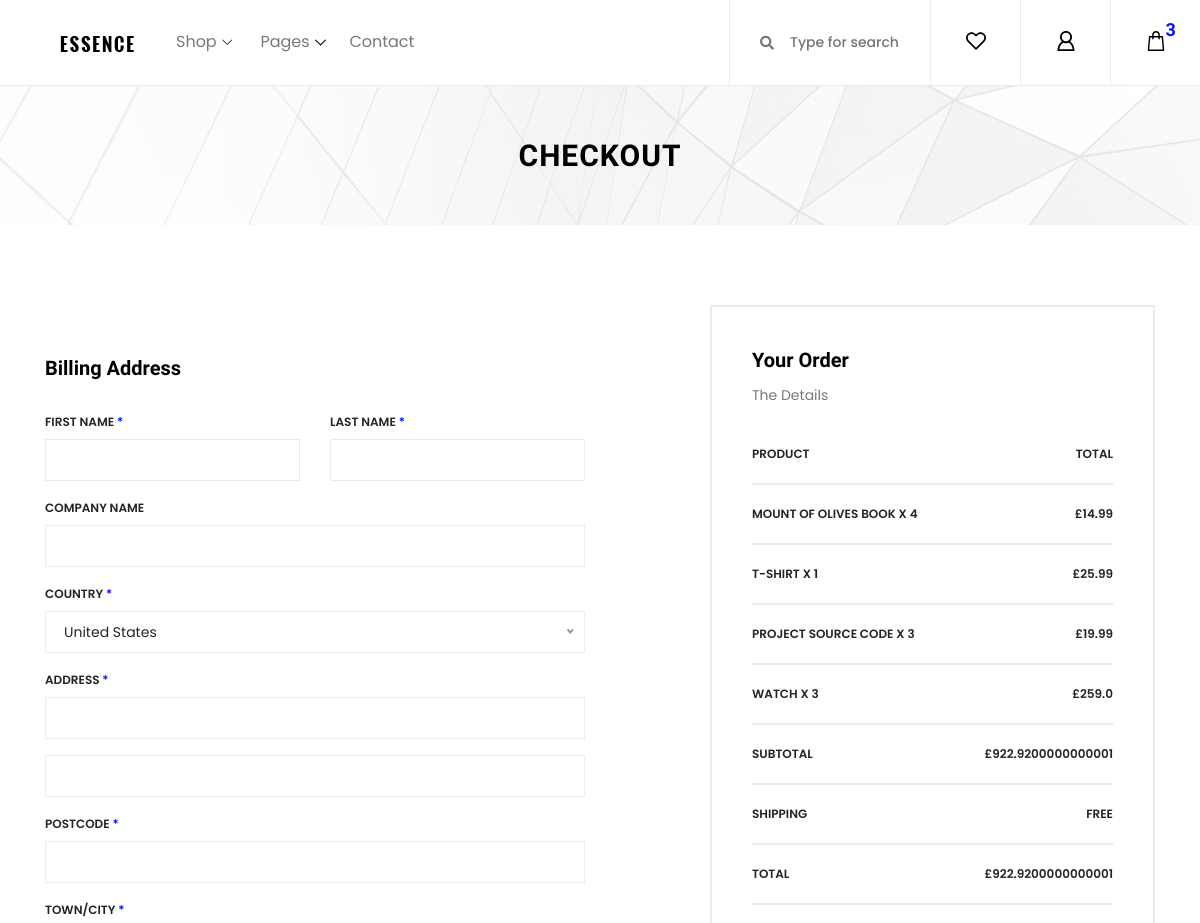
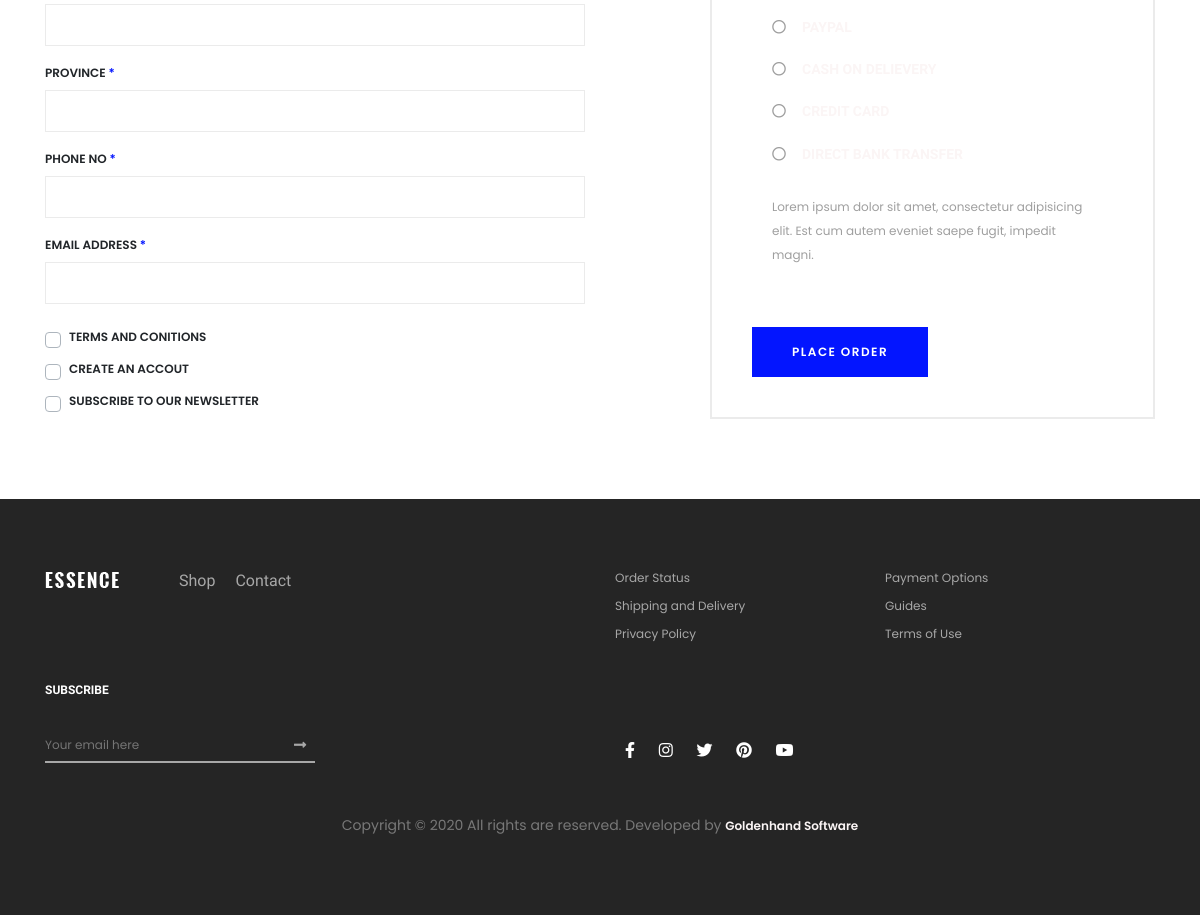
Screenshot of /checkout/ (signed in) with the database file from the repository (2 pictures, top to bottom).
### store/models.py (models this page shows, shortened)
class OrderItem(models.Model):
    product = models.OneToOneField(Product, on_delete=models.SET_NULL, null=True, blank=True) #dont like this reverse shit
    order = models.ForeignKey(Order, related_name="order_items", on_delete=models.SET_NULL, null=True, blank=True)
    quantity = models.IntegerField(default=0, null=True, blank=True)
    date_added = models.DateTimeField(auto_now_add=True)
    @property
    def get_total(self):
        return self.product.price * self.quantity

class Product(models.Model):
    category = models.ForeignKey(Category, on_delete=models.SET_NULL, null=True, blank=True)
    name = models.CharField(max_length=100, null=True)
    price = models.FloatField()
    model_number = models.CharField(max_length=100, null=True, unique=True)
    date_added = models.DateTimeField(auto_now_add=True, null=True, blank=True)

### store/views.py (the view)
# urls.py: path("checkout/", views.checkout, name="checkout"),
def checkout(request):
    if request.user.is_authenticated:
        customer = request.user.customer
        order, created = Order.objects.get_or_create(customer=customer, complete=False)
        order_items = order.order_items.all()
        order_total = {'total_price': order.get_cart_total_price, 'items_count': order.get_cart_items_count}
    else:
        order_items = []
        order_total = {'total_price': 0, 'items_count' : 0}
    context = {'items': order_items, 'total' : order_total }
    return render(request, "store/checkout.html", context)

### store/models.py (called while the page is built)
    @property
    def get_cart_total_price(self):
        orderitems = self.order_items.all()
        return sum([item.get_total for item in orderitems])

    @property
    def get_cart_items_count(self):
        orderitems = self.order_items.all()
        return sum([item.quantity for item in orderitems])

### templates/store/checkout.html (shortened to what this page needs)
{% extends 'base.html' %}
{% load static %}
{% block store %}
    {% include 'components/breadcrumbArea.html' with title="checkout" %}
    {% include 'components/checkoutArea.html' %}
{% endblock store %}

### templates/base.html (shortened to what this page needs)
{% load static %}
<!DOCTYPE html>
<html lang="en">
<head>
    <link rel="stylesheet" href="https://cdn.jsdelivr.net/npm/bootstrap@4.5.3/dist/css/bootstrap.min.css">
    <link rel="stylesheet" href="https://cdnjs.cloudflare.com/ajax/libs/jqueryui/1.12.1/jquery-ui.min.css" />
    <link rel="stylesheet" href="https://cdnjs.cloudflare.com/ajax/libs/font-awesome/5.15.1/css/all.min.css" />
    <link rel="stylesheet" href="https://cdnjs.cloudflare.com/ajax/libs/font-awesome/5.15.1/css/v4-shims.min.css" />
    <link rel="stylesheet" href="{% static 'css/core-style.css' %}">
</head>
<body>
    {% include 'components/navbar.html' %}
    {% block store %}
    {% endblock store %}
    {% include 'components/footer.html' %}
</body>
</html>

### templates/components/navbar.html (shortened to what this page needs)
{% load static %}
<header class="header_area">
    <div class="classy-nav-container breakpoint-off d-flex align-items-center justify-content-between">
        <nav class="classy-navbar" id="essenceNav">
            <a class="nav-brand" href="index.html"><img src="{% static 'img/core-img/logo.png' %}" alt=""></a>
            <div class="classy-menu">
                <div class="classynav">
                    <ul>
                        <li><a href="#">Shop</a>
                        </li>
                        <li><a href="#">Pages</a>
                        </li>
                        <li><a href="contact.html">Contact</a></li>
                    </ul>
                </div>
            </div>
        </nav>
        <div class="header-meta d-flex clearfix justify-content-end">
            <div class="search-area">
                <form action="#" method="post">
                    <input type="search" name="search" id="headerSearch" placeholder="Type for search">
                    <button type="submit"><i class="fa fa-search" aria-hidden="true"></i></button>
                </form>
            </div>
            <div class="favourite-area">
                <a href="#"><img src="{% static 'img/core-img/heart.svg' %}" alt=""></a>
            </div>
            <div class="user-login-info">
                <a href="#"><img src="{% static 'img/core-img/user.svg' %}" alt=""></a>
            </div>
            <div class="cart-area">
                <a href="#" id="essenceCartBtn"><img src="{% static 'img/core-img/bag.svg' %}" alt=""> <span>3</span></a>
            </div>
        </div>
    </div>
</header>

### templates/components/dynamicCart.html (shortened to what this page needs)
{% load static %}

### templates/components/breadcrumbArea.html
{% load static %}
<div class="breadcumb_area bg-img" style="background-image: url('{% static "img/bg-img/breadcumb.jpg" %}')">
    <div class="container h-100">
        <div class="row h-100 align-items-center">
            <div class="col-12">
                <div class="page-title text-center">
                    <h2>{{title}}</h2>
                </div>
            </div>
        </div>
    </div>
</div>

### templates/components/checkoutArea.html (shortened to what this page needs)
<div class="checkout_area section-padding-80">
    <div class="container">
        <div class="row">
            <div class="col-12 col-md-6">
                <div class="checkout_details_area mt-50 clearfix">
                    <div class="cart-page-heading mb-30">
                        <h5>Billing Address</h5>
                    </div>
                    <form action="#" method="post">
                        <div class="row">
                            <div class="col-md-6 mb-3">
                                <label for="first_name">First Name <span>*</span></label>
                                <input type="text" class="form-control" id="first_name" value="" required>
                            </div>
                            <div class="col-md-6 mb-3">
                                <label for="last_name">Last Name <span>*</span></label>
                                <input type="text" class="form-control" id="last_name" value="" required>
                            </div>
                            <div class="col-12 mb-3">
                                <label for="company">Company Name</label>
                                <input type="text" class="form-control" id="company" value="">
                            </div>
                            <div class="col-12 mb-3">
                                <label for="country">Country <span>*</span></label>
                            </div>
                            <div class="col-12 mb-3">
                                <label for="street_address">Address <span>*</span></label>
                                <input type="text" class="form-control mb-3" id="street_address" value="">
                                <input type="text" class="form-control" id="street_address2" value="">
                            </div>
                            <div class="col-12 mb-3">
                                <label for="postcode">Postcode <span>*</span></label>
                                <input type="text" class="form-control" id="postcode" value="">
                            </div>
                            <div class="col-12 mb-3">
                                <label for="city">Town/City <span>*</span></label>
                                <input type="text" class="form-control" id="city" value="">
                            </div>
                            <div class="col-12 mb-3">
                                <label for="state">Province <span>*</span></label>
                                <input type="text" class="form-control" id="state" value="">
                            </div>
                            <div class="col-12 mb-3">
                                <label for="phone_number">Phone No <span>*</span></label>
                                <input type="number" class="form-control" id="phone_number" min="0" value="">
                            </div>
                            <div class="col-12 mb-4">
                                <label for="email_address">Email Address <span>*</span></label>
                                <input type="email" class="form-control" id="email_address" value="">
                            </div>
                            <div class="col-12">
                                <div class="custom-control custom-checkbox d-block mb-2">
                                    <label class="custom-control-label" for="customCheck1">Terms and conitions</label>
                                </div>
                                <div class="custom-control custom-checkbox d-block mb-2">
                                    <label class="custom-control-label" for="customCheck2">Create an accout</label>
                                </div>
                                <div class="custom-control custom-checkbox d-block">
                                    <label class="custom-control-label" for="customCheck3">Subscribe to our newsletter</label>
                                </div>
                            </div>
                        </div>
                    </form>
                </div>
            </div>
            <div class="col-12 col-md-6 col-lg-5 ml-lg-auto">
                <div class="order-details-confirmation">
                    <div class="cart-page-heading">
                        <h5>Your Order</h5>
                        <p>The Details</p>
                    </div>
                    <ul class="order-details-form mb-4">
                        <li><span>Product</span> <span>Total</span></li>
                        {% for i in items %}
                        <li><span>{{i.product.name}} X {{i.quantity}}</span> <span>£{{i.product.price}}</span></li>
                        {% endfor %}
                        <li><span>Subtotal</span> <span>£{{total.total_price}}</span></li>
                        <li><span>Shipping</span> <span>Free</span></li>
                        <li><span>Total</span> <span>£{{total.total_price}}</span></li>
                    </ul>
                    <div id="accordion" role="tablist" class="mb-4">
                        <div class="card">
                            <div class="card-header" role="tab" id="headingOne">
                                <h6 class="mb-0">
                                    <a data-toggle="collapse" href="#collapseOne" aria-expanded="false" aria-controls="collapseOne"><i class="fa fa-circle-o mr-3"></i>Paypal</a>
                                </h6>
                            </div>
                        </div>
                        <div class="card">
                            <div class="card-header" role="tab" id="headingTwo">
                                <h6 class="mb-0">
                                    <a class="collapsed" data-toggle="collapse" href="#collapseTwo" aria-expanded="false" aria-controls="collapseTwo"><i class="fa fa-circle-o mr-3"></i>cash on delievery</a>
                                </h6>
                            </div>
                        </div>
                        <div class="card">
                            <div class="card-header" role="tab" id="headingThree">
                                <h6 class="mb-0">
                                    <a class="collapsed" data-toggle="collapse" href="#collapseThree" aria-expanded="false" aria-controls="collapseThree"><i class="fa fa-circle-o mr-3"></i>credit card</a>
                                </h6>
                            </div>
                        </div>
                        <div class="card">
                            <div class="card-header" role="tab" id="headingFour">
                                <h6 class="mb-0">
                                    <a class="collapsed" data-toggle="collapse" href="#collapseFour" aria-expanded="true" aria-controls="collapseFour"><i class="fa fa-circle-o mr-3"></i>direct bank transfer</a>
                                </h6>
                            </div>
                            <div id="collapseFour" class="collapse show" role="tabpanel" aria-labelledby="headingThree" data-parent="#accordion">
                                <div class="card-body">
                                    <p>Lorem ipsum dolor sit amet, consectetur adipisicing elit. Est cum autem eveniet saepe fugit, impedit magni.</p>
                                </div>
                            </div>
                        </div>
                    </div>
                    <a href="#" class="btn essence-btn">Place Order</a>
                </div>
            </div>
        </div>
    </div>
</div>

### templates/components/footer.html
{% load static %}
<footer class="footer_area clearfix">
    <div class="container">
        <div class="row">
            <div class="col-12 col-md-6">
                <div class="single_widget_area d-flex mb-30">
                    <div class="footer-logo mr-50">
                        <a href="#"><img src='{% static "img/core-img/logo2.png" %}' alt=""></a>
                    </div>
                    <div class="footer_menu">
                        <ul>
                            <li><a href="shop.html">Shop</a></li>
                            <li><a href="contact.html">Contact</a></li>
                        </ul>
                    </div>
                </div>
            </div>
            <div class="col-12 col-md-6">
                <div class="single_widget_area mb-30">
                    <ul class="footer_widget_menu">
                        <li><a href="#">Order Status</a></li>
                        <li><a href="#">Payment Options</a></li>
                        <li><a href="#">Shipping and Delivery</a></li>
                        <li><a href="#">Guides</a></li>
                        <li><a href="#">Privacy Policy</a></li>
                        <li><a href="#">Terms of Use</a></li>
                    </ul>
                </div>
            </div>
        </div>
        <div class="row align-items-end">
            <div class="col-12 col-md-6">
                <div class="single_widget_area">
                    <div class="footer_heading mb-30">
                        <h6>Subscribe</h6>
                    </div>
                    <div class="subscribtion_form">
                        <form action="#" method="post">
                            <input type="email" name="mail" class="mail" placeholder="Your email here">
                            <button type="submit" class="submit"><i class="fa fa-long-arrow-right" aria-hidden="true"></i></button>
                        </form>
                    </div>
                </div>
            </div>
            <div class="col-12 col-md-6">
                <div class="single_widget_area">
                    <div class="footer_social_area">
                        <a href="#" data-toggle="tooltip" data-placement="top" title="Facebook"><i class="fa fa-facebook" aria-hidden="true"></i></a>
                        <a href="#" data-toggle="tooltip" data-placement="top" title="Instagram"><i class="fa fa-instagram" aria-hidden="true"></i></a>
                        <a href="#" data-toggle="tooltip" data-placement="top" title="Twitter"><i class="fa fa-twitter" aria-hidden="true"></i></a>
                        <a href="#" data-toggle="tooltip" data-placement="top" title="Pinterest"><i class="fa fa-pinterest" aria-hidden="true"></i></a>
                        <a href="#" data-toggle="tooltip" data-placement="top" title="Youtube"><i class="fa fa-youtube-play" aria-hidden="true"></i></a>
                    </div>
                </div>
            </div>
        </div>
<div class="row mt-5">
            <div class="col-md-12 text-center">
                <p>
                    Copyright © 2020 All rights are reserved. Developed by <a href="https://goldenhandsoftware.co.uk" target="_blank">Goldenhand Software</a>
                </p>
            </div>
        </div>
    </div>
</footer>

### rows the page displays
OrderItem: product.name "MOUNT OF OLIVES BOOK", quantity "4", product.price "14.99"
OrderItem: product.name "T-SHIRT", quantity "1", product.price "25.99"
OrderItem: product.name "PROJECT SOURCE CODE", quantity "3", product.price "19.99"
OrderItem: product.name "WATCH", quantity "3", product.price "259.0"

### other values shown
{{ title }} "CHECKOUT"
{{ total.total_price }} "922.9200000000001"
